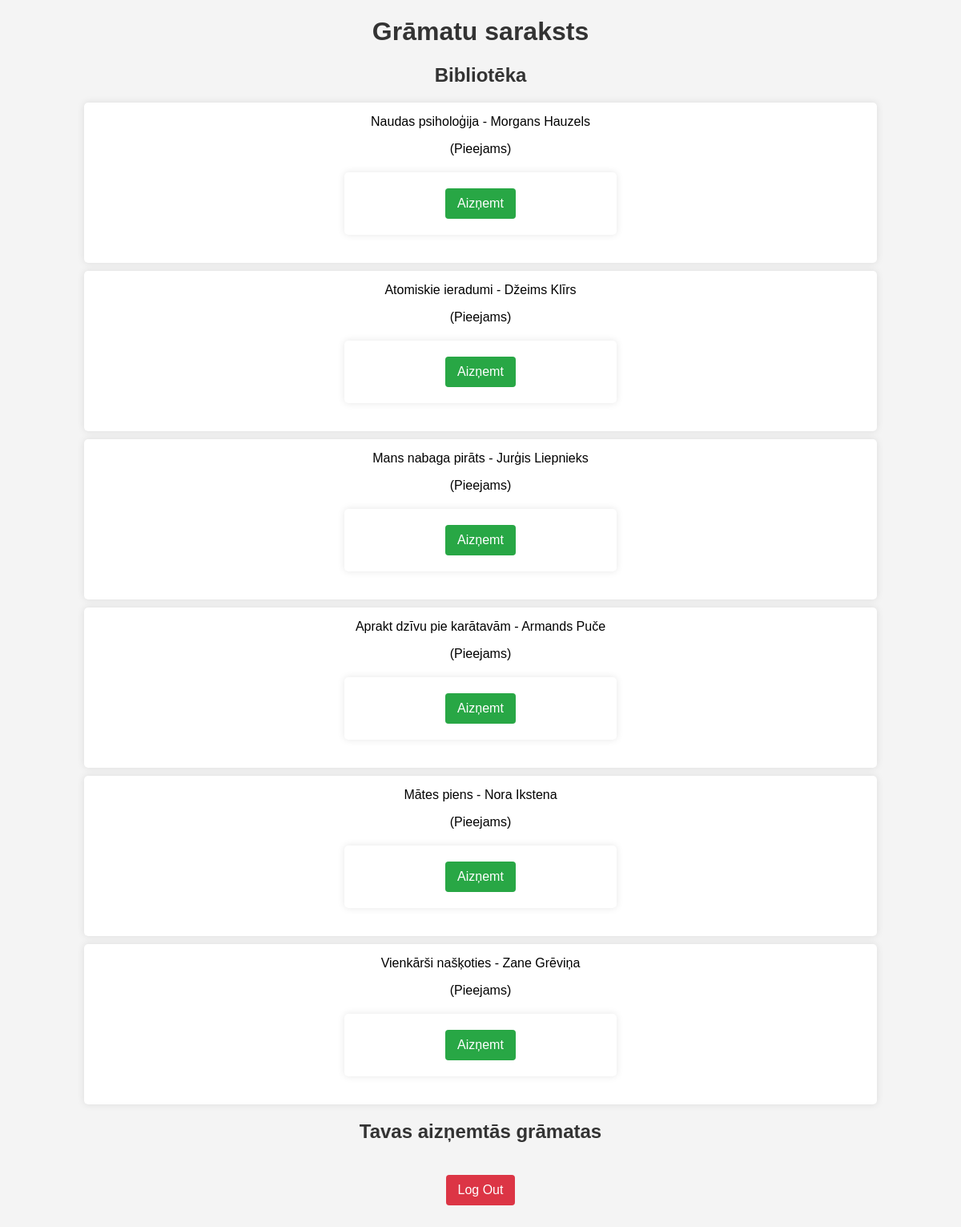
Page /index.php (signed in) on the committed database.
### tables this page shows
CREATE TABLE "books" (
	"id"	INTEGER,
	"title"	TEXT NOT NULL,
	"author"	TEXT NOT NULL,
	"status"	TEXT DEFAULT 'available' CHECK("status" IN ('available', 'borrowed', 'pending')),
	"userID"	INTEGER,
	"due_date"	DATE,
	PRIMARY KEY("id" AUTOINCREMENT),
	FOREIGN KEY("userID") REFERENCES "users"("id")
);

### functions.php (called while the page is built, shortened)
<?php
function getAllBooks() {
    global $conn;
    return $conn->query("SELECT * FROM books");
}
?>

### index.php (the view, shortened to what this page needs)
<?php
include("config.php");
include("functions.php");
$books = getAllBooks();
?>
<!DOCTYPE html>
<html lang="lv">
<head>
    <link rel="stylesheet" type="text/css" href="style.css">
</head>
<body>
    <h1>Grāmatu saraksts</h1>
    <h2>Bibliotēka</h2>
    <ul>
        <?php while ($book = $books->fetchArray()): ?>
            <li><?= htmlspecialchars($book['title']) ?> - <?= htmlspecialchars($book['author']) ?>
            <?php if ($book['status'] == 'available'): ?>
                <p>(Pieejams)</p>
                <form method="POST" action="borrow.php">
                    <button type="submit">Aizņemt</button>
                </form>
            <?php elseif ($book['status'] == 'borrowed'): ?>
                <p>(Aizņemts līdz <?= $book['due_date'] ?>)</p>
            <?php elseif ($book['status'] == 'pending'): ?>
                <p>(Gaida pārbaudi)</p>
            <?php endif; ?>
            </li>
        <?php endwhile; ?>
    </ul>
    <h2>Tavas aizņemtās grāmatas</h2>
    <a href="logout.php" style="margin-bottom: 5%">Log Out</a>
</body>
</html>

### style.css (style rules this page uses)
body { font-family: Arial, sans-serif; background-color: #f4f4f4; margin: 0; padding: 0; text-align: center; }
h1, h2 { color: #333; }
form { background: white; padding: 20px; margin: 20px auto; width: 300px; box-shadow: 0px 0px 10px rgba(0, 0, 0, 0.1); border-radius: 5px; }
button { background-color: #28a745; color: white; border: none; padding: 10px 15px; cursor: pointer; border-radius: 4px; font-size: 16px; }
ul { list-style-type: none; padding: 0; }
li { background: white; margin: 10px auto; padding: 15px; width: 80%; box-shadow: 0px 0px 10px rgba(0, 0, 0, 0.1); border-radius: 5px; }
a { display: inline-block; margin-top: 20px; color: white; background: #dc3545; padding: 10px 15px; text-decoration: none; border-radius: 4px; }

### rows in the picture
books: title "Naudas psiholoģija", author "Morgans Hauzels"
books: title "Atomiskie ieradumi", author "Džeims Klīrs"
books: title "Mans nabaga pirāts", author "Jurģis Liepnieks"
books: title "Aprakt dzīvu pie karātavām", author "Armands Puče"
books: title "Mātes piens", author "Nora Ikstena"
books: title "Vienkārši našķoties", author "Zane Grēviņa"
